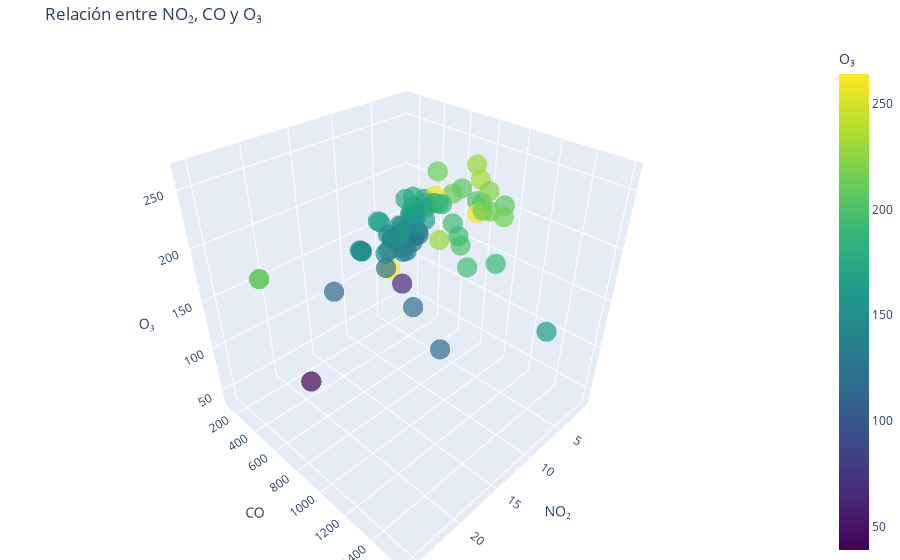

The cell this chart's notebook holds for it:
### Markdown cell above
### 3.2 Relación entre O₃, CO, NO₂ y SO₂

### Code cell
fig = go.Figure(data=[go.Scatter3d(x=df["no2"], y=df["co"], z=df["o3"], mode='markers', marker=dict(size=7, color=df["o3"], colorscale="Viridis", opacity=0.7, colorbar=dict(title="O₃")))])

fig.update_layout(title="Relación entre NO₂, CO y O₃", scene=dict(xaxis_title="NO₂", yaxis_title="CO", zaxis_title="O₃"), margin=dict(l=0, r=0, b=0, t=40))

fig.show()
